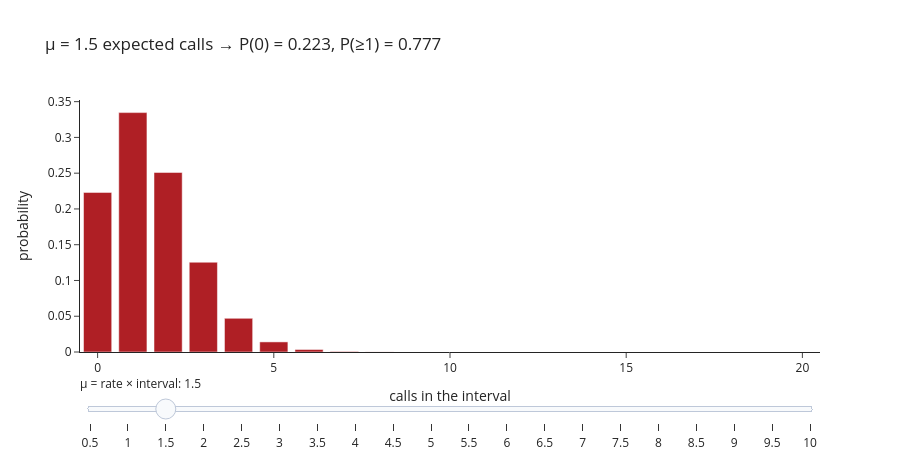

The cell this chart's notebook holds for it:
### Code cell
mus = np.round(np.arange(0.5, 10.01, 0.5), 1)
xs = np.arange(0, 21)
fig = go.Figure()
for m in mus:
    fig.add_bar(x=xs, y=stats.poisson.pmf(xs, m), marker_color=RED, visible=bool(m == 1.5), name=f"μ={m}", showlegend=False)
steps = [dict(method="update", label=f"{m:g}", args=[{"visible": [j == i for j in range(len(mus))]},
         {"title": f"μ = {m:g} expected calls → P(0) = {math.exp(-m):.3f}, P(≥1) = {1 - math.exp(-m):.3f}"}]) for i, m in enumerate(mus)]
fig.update_layout(template="simple_white", height=460, title="μ = 1.5 expected calls → P(0) = 0.223, P(≥1) = 0.777",
                  xaxis_title="calls in the interval", yaxis_title="probability",
                  sliders=[dict(active=int(np.where(mus == 1.5)[0][0]), steps=steps, currentvalue=dict(prefix="μ = rate × interval: "))])
fig.show()
print("Half an hour is μ = 1.5, a full hour μ = 3. Push μ to 10 and look: with a high rate the Poisson is a bell too.")

### Figure 1 — Plotly figure (JSON) as saved in the notebook; plotly's stock layout.template omitted (floating-point values rounded to 4 significant figures)
{"data": [{"marker": {"color": "#AF1F25"}, "name": "μ=0.5", "showlegend": false, "type": "bar", "visible": false, "x": [0, 1, 2, 3, 4, 5, 6, 7, 8, 9, 10, 11, 12, 13, 14, 15, 16, 17, 18, 19, 20], "y": [0.6065, 0.3033, 0.07582, 0.01264, 0.00158, 0.000158, 1.316e-05, 9.402e-07, 5.876e-08, 3.265e-09, 1.632e-10, 7.419e-12, 3.091e-13, 1.189e-14, 4.246e-16, 1.415e-17, 4.423e-19, 1.301e-20, 3.614e-22, 9.51e-24, 2.378e-25]}, {"marker": {"color": "#AF1F25"}, "name": "μ=1.0", "showlegend": false, "type": "bar", "visible": false, "x": [0, 1, 2, 3, 4, 5, 6, 7, 8, 9, 10, 11, 12, 13, 14, 15, 16, 17, 18, 19, 20], "y": [0.3679, 0.3679, 0.1839, 0.06131, 0.01533, 0.003066, 0.0005109, 7.299e-05, 9.124e-06, 1.014e-06, 1.014e-07, 9.216e-09, 7.68e-10, 5.908e-11, 4.22e-12, 2.813e-13, 1.758e-14, 1.034e-15, 5.746e-17, 3.024e-18, 1.512e-19]}, {"marker": {"color": "#AF1F25"}, "name": "μ=1.5", "showlegend": false, "type": "bar", "visible": true, "x": [0, 1, 2, 3, 4, 5, 6, 7, 8, 9, 10, 11, 12, 13, 14, 15, 16, 17, 18, 19, 20], "y": [0.2231, 0.3347, 0.251, 0.1255, 0.04707, 0.01412, 0.00353, 0.0007564, 0.0001418, 2.364e-05, 3.546e-06, 4.835e-07, 6.044e-08, 6.974e-09, 7.472e-10, 7.472e-11, 7.005e-12, 6.181e-13, 5.151e-14, 4.066e-15, 3.05e-16]}, {"marker": {"color": "#AF1F25"}, "name": "μ=2.0", "showlegend": false, "type": "bar", "visible": false, "x": [0, 1, 2, 3, 4, 5, 6, 7, 8, 9, 10, 11, 12, 13, 14, 15, 16, 17, 18, 19, 20], "y": [0.1353, 0.2707, 0.2707, 0.1804, 0.09022, 0.03609, 0.01203, 0.003437, 0.0008593, 0.0001909, 3.819e-05, 6.944e-06, 1.157e-06, 1.78e-07, 2.543e-08, 3.391e-09, 4.239e-10, 4.987e-11, 5.541e-12, 5.833e-13, 5.833e-14]}, {"marker": {"color": "#AF1F25"}, "name": "μ=2.5", "showlegend": false, "type": "bar", "visible": false, "x": [0, 1, 2, 3, 4, 5, 6, 7, 8, 9, 10, 11, 12, 13, 14, 15, 16, 17, 18, 19, 20], "y": [0.08208, 0.2052, 0.2565, 0.2138, 0.1336, 0.0668, 0.02783, 0.009941, 0.003106, 0.0008629, 0.0002157, 4.903e-05, 1.021e-05, 1.964e-06, 3.508e-07, 5.846e-08, 9.134e-09, 1.343e-09, 1.866e-10, 2.455e-11, 3.069e-12]}, {"marker": {"color": "#AF1F25"}, "name": "μ=3.0", "showlegend": false, "type": "bar", "visible": false, "x": [0, 1, 2, 3, 4, 5, 6, 7, 8, 9, 10, 11, 12, 13, 14, 15, 16, 17, 18, 19, 20], "y": [0.04979, 0.1494, 0.224, 0.224, 0.168, 0.1008, 0.05041, 0.0216, 0.008102, 0.002701, 0.0008102, 0.000221, 5.524e-05, 1.275e-05, 2.732e-06, 5.463e-07, 1.024e-07, 1.808e-08, 3.013e-09, 4.757e-10, 7.135e-11]}, {"marker": {"color": "#AF1F25"}, "name": "μ=3.5", "showlegend": false, "type": "bar", "visible": false, "x": [0, 1, 2, 3, 4, 5, 6, 7, 8, 9, 10, 11, 12, 13, 14, 15, 16, 17, 18, 19, 20], "y": [0.0302, 0.1057, 0.185, 0.2158, 0.1888, 0.1322, 0.0771, 0.03855, 0.01687, 0.006559, 0.002296, 0.0007304, 0.000213, 5.736e-05, 1.434e-05, 3.346e-06, 7.319e-07, 1.507e-07, 2.93e-08, 5.397e-09, 9.445e-10]}, {"marker": {"color": "#AF1F25"}, "name": "μ=4.0", "showlegend": false, "type": "bar", "visible": false, "x": [0, 1, 2, 3, 4, 5, 6, 7, 8, 9, 10, 11, 12, 13, 14, 15, 16, 17, 18, 19, 20], "y": [0.01832, 0.07326, 0.1465, 0.1954, 0.1954, 0.1563, 0.1042, 0.05954, 0.02977, 0.01323, 0.005292, 0.001925, 0.0006415, 0.0001974, 5.64e-05, 1.504e-05, 3.76e-06, 8.847e-07, 1.966e-07, 4.139e-08, 8.277e-09]}, {"marker": {"color": "#AF1F25"}, "name": "μ=4.5", "showlegend": false, "type": "bar", "visible": false, "x": [0, 1, 2, 3, 4, 5, 6, 7, 8, 9, 10, 11, 12, 13, 14, 15, 16, 17, 18, 19, 20], "y": [0.01111, 0.04999, 0.1125, 0.1687, 0.1898, 0.1708, 0.1281, 0.08236, 0.04633, 0.02316, 0.01042, 0.004264, 0.001599, 0.0005536, 0.0001779, 5.338e-05, 1.501e-05, 3.974e-06, 9.935e-07, 2.353e-07, 5.294e-08]}, {"marker": {"color": "#AF1F25"}, "name": "μ=5.0", "showlegend": false, "type": "bar", "visible": false, "x": [0, 1, 2, 3, 4, 5, 6, 7, 8, 9, 10, 11, 12, 13, 14, 15, 16, 17, 18, 19, 20], "y": [0.006738, 0.03369, 0.08422, 0.1404, 0.1755, 0.1755, 0.1462, 0.1044, 0.06528, 0.03627, 0.01813, 0.008242, 0.003434, 0.001321, 0.0004717, 0.0001572, 4.914e-05, 1.445e-05, 4.015e-06, 1.056e-06, 2.641e-07]}, {"marker": {"color": "#AF1F25"}, "name": "μ=5.5", "showlegend": false, "type": "bar", "visible": false, "x": [0, 1, 2, 3, 4, 5, 6, 7, 8, 9, 10, 11, 12, 13, 14, 15, 16, 17, 18, 19, 20], "y": [0.004087, 0.02248, 0.06181, 0.1133, 0.1558, 0.1714, 0.1571, 0.1234, 0.08487, 0.05187, 0.02853, 0.01426, 0.006537, 0.002766, 0.001087, 0.0003984, 0.000137, 4.431e-05, 1.354e-05, 3.919e-06, 1.078e-06]}, {"marker": {"color": "#AF1F25"}, "name": "μ=6.0", "showlegend": false, "type": "bar", "visible": false, "x": [0, 1, 2, 3, 4, 5, 6, 7, 8, 9, 10, 11, 12, 13, 14, 15, 16, 17, 18, 19, 20], "y": [0.002479, 0.01487, 0.04462, 0.08924, 0.1339, 0.1606, 0.1606, 0.1377, 0.1033, 0.06884, 0.0413, 0.02253, 0.01126, 0.005199, 0.002228, 0.0008913, 0.0003342, 0.000118, 3.932e-05, 1.242e-05, 3.725e-06]}, {"marker": {"color": "#AF1F25"}, "name": "μ=6.5", "showlegend": false, "type": "bar", "visible": false, "x": [0, 1, 2, 3, 4, 5, 6, 7, 8, 9, 10, 11, 12, 13, 14, 15, 16, 17, 18, 19, 20], "y": [0.001503, 0.009772, 0.03176, 0.06881, 0.1118, 0.1454, 0.1575, 0.1462, 0.1188, 0.08581, 0.05578, 0.03296, 0.01785, 0.008926, 0.004144, 0.001796, 0.0007296, 0.000279, 0.0001007, 3.446e-05, 1.12e-05]}, {"marker": {"color": "#AF1F25"}, "name": "μ=7.0", "showlegend": false, "type": "bar", "visible": false, "x": [0, 1, 2, 3, 4, 5, 6, 7, 8, 9, 10, 11, 12, 13, 14, 15, 16, 17, 18, 19, 20], "y": [0.0009119, 0.006383, 0.02234, 0.05213, 0.09123, 0.1277, 0.149, 0.149, 0.1304, 0.1014, 0.07098, 0.04517, 0.02635, 0.01419, 0.007094, 0.003311, 0.001448, 0.0005964, 0.0002319, 8.545e-05, 2.991e-05]}, {"marker": {"color": "#AF1F25"}, "name": "μ=7.5", "showlegend": false, "type": "bar", "visible": false, "x": [0, 1, 2, 3, 4, 5, 6, 7, 8, 9, 10, 11, 12, 13, 14, 15, 16, 17, 18, 19, 20], "y": [0.0005531, 0.004148, 0.01556, 0.03889, 0.07292, 0.1094, 0.1367, 0.1465, 0.1373, 0.1144, 0.08583, 0.05852, 0.03658, 0.0211, 0.0113, 0.005652, 0.002649, 0.001169, 0.000487, 0.0001922, 7.209e-05]}, {"marker": {"color": "#AF1F25"}, "name": "μ=8.0", "showlegend": false, "type": "bar", "visible": false, "x": [0, 1, 2, 3, 4, 5, 6, 7, 8, 9, 10, 11, 12, 13, 14, 15, 16, 17, 18, 19, 20], "y": [0.0003355, 0.002684, 0.01073, 0.02863, 0.05725, 0.0916, 0.1221, 0.1396, 0.1396, 0.1241, 0.09926, 0.07219, 0.04813, 0.02962, 0.01692, 0.009026, 0.004513, 0.002124, 0.0009439, 0.0003974, 0.000159]}, {"marker": {"color": "#AF1F25"}, "name": "μ=8.5", "showlegend": false, "type": "bar", "visible": false, "x": [0, 1, 2, 3, 4, 5, 6, 7, 8, 9, 10, 11, 12, 13, 14, 15, 16, 17, 18, 19, 20], "y": [0.0002035, 0.001729, 0.00735, 0.02083, 0.04425, 0.07523, 0.1066, 0.1294, 0.1375, 0.1299, 0.1104, 0.0853, 0.06042, 0.03951, 0.02399, 0.01359, 0.007221, 0.00361, 0.001705, 0.0007627, 0.0003242]}, {"marker": {"color": "#AF1F25"}, "name": "μ=9.0", "showlegend": false, "type": "bar", "visible": false, "x": [0, 1, 2, 3, 4, 5, 6, 7, 8, 9, 10, 11, 12, 13, 14, 15, 16, 17, 18, 19, 20], "y": [0.0001234, 0.001111, 0.004998, 0.01499, 0.03374, 0.06073, 0.09109, 0.1171, 0.1318, 0.1318, 0.1186, 0.09702, 0.07277, 0.05038, 0.03238, 0.01943, 0.01093, 0.005786, 0.002893, 0.00137, 0.0006167]}, {"marker": {"color": "#AF1F25"}, "name": "μ=9.5", "showlegend": false, "type": "bar", "visible": false, "x": [0, 1, 2, 3, 4, 5, 6, 7, 8, 9, 10, 11, 12, 13, 14, 15, 16, 17, 18, 19, 20], "y": [7.485e-05, 0.0007111, 0.003378, 0.0107, 0.0254, 0.04827, 0.07642, 0.1037, 0.1232, 0.13, 0.1235, 0.1067, 0.08444, 0.06171, 0.04187, 0.02652, 0.01575, 0.008799, 0.004644, 0.002322, 0.001103]}, {"marker": {"color": "#AF1F25"}, "name": "μ=10.0", "showlegend": false, "type": "bar", "visible": false, "x": [0, 1, 2, 3, 4, 5, 6, 7, 8, 9, 10, 11, 12, 13, 14, 15, 16, 17, 18, 19, 20], "y": [4.54e-05, 0.000454, 0.00227, 0.007567, 0.01892, 0.03783, 0.06306, 0.09008, 0.1126, 0.1251, 0.1251, 0.1137, 0.09478, 0.07291, 0.05208, 0.03472, 0.0217, 0.01276, 0.007091, 0.003732, 0.001866]}], "layout": {"height": 460, "sliders": [{"active": 2, "currentvalue": {"prefix": "μ = rate × interval: "}, "steps": [{"args": [{"visible": [true, false, false, false, false, false, false, false, false, false, false, false, false, false, false, false, false, false, false, false]}, {"title": "μ = 0.5 expected calls → P(0) = 0.607, P(≥1) = 0.393"}], "label": "0.5", "method": "update"}, {"args": [{"visible": [false, true, false, false, false, false, false, false, false, false, false, false, false, false, false, false, false, false, false, false]}, {"title": "μ = 1 expected calls → P(0) = 0.368, P(≥1) = 0.632"}], "label": "1", "method": "update"}, {"args": [{"visible": [false, false, true, false, false, false, false, false, false, false, false, false, false, false, false, false, false, false, false, false]}, {"title": "μ = 1.5 expected calls → P(0) = 0.223, P(≥1) = 0.777"}], "label": "1.5", "method": "update"}, {"args": [{"visible": [false, false, false, true, false, false, false, false, false, false, false, false, false, false, false, false, false, false, false, false]}, {"title": "μ = 2 expected calls → P(0) = 0.135, P(≥1) = 0.865"}], "label": "2", "method": "update"}, {"args": [{"visible": [false, false, false, false, true, false, false, false, false, false, false, false, false, false, false, false, false, false, false, false]}, {"title": "μ = 2.5 expected calls → P(0) = 0.082, P(≥1) = 0.918"}], "label": "2.5", "method": "update"}, {"args": [{"visible": [false, false, false, false, false, true, false, false, false, false, false, false, false, false, false, false, false, false, false, false]}, {"title": "μ = 3 expected calls → P(0) = 0.050, P(≥1) = 0.950"}], "label": "3", "method": "update"}, {"args": [{"visible": [false, false, false, false, false, false, true, false, false, false, false, false, false, false, false, false, false, false, false, false]}, {"title": "μ = 3.5 expected calls → P(0) = 0.030, P(≥1) = 0.970"}], "label": "3.5", "method": "update"}, {"args": [{"visible": [false, false, false, false, false, false, false, true, false, false, false, false, false, false, false, false, false, false, false, false]}, {"title": "μ = 4 expected calls → P(0) = 0.018, P(≥1) = 0.982"}], "label": "4", "method": "update"}, {"args": [{"visible": [false, false, false, false, false, false, false, false, true, false, false, false, false, false, false, false, false, false, false, false]}, {"title": "μ = 4.5 expected calls → P(0) = 0.011, P(≥1) = 0.989"}], "label": "4.5", "method": "update"}, {"args": [{"visible": [false, false, false, false, false, false, false, false, false, true, false, false, false, false, false, false, false, false, false, false]}, {"title": "μ = 5 expected calls → P(0) = 0.007, P(≥1) = 0.993"}], "label": "5", "method": "update"}, {"args": [{"visible": [false, false, false, false, false, false, false, false, false, false, true, false, false, false, false, false, false, false, false, false]}, {"title": "μ = 5.5 expected calls → P(0) = 0.004, P(≥1) = 0.996"}], "label": "5.5", "method": "update"}, {"args": [{"visible": [false, false, false, false, false, false, false, false, false, false, false, true, false, false, false, false, false, false, false, false]}, {"title": "μ = 6 expected calls → P(0) = 0.002, P(≥1) = 0.998"}], "label": "6", "method": "update"}, {"args": [{"visible": [false, false, false, false, false, false, false, false, false, false, false, false, true, false, false, false, false, false, false, false]}, {"title": "μ = 6.5 expected calls → P(0) = 0.002, P(≥1) = 0.998"}], "label": "6.5", "method": "update"}, {"args": [{"visible": [false, false, false, false, false, false, false, false, false, false, false, false, false, true, false, false, false, false, false, false]}, {"title": "μ = 7 expected calls → P(0) = 0.001, P(≥1) = 0.999"}], "label": "7", "method": "update"}, {"args": [{"visible": [false, false, false, false, false, false, false, false, false, false, false, false, false, false, true, false, false, false, false, false]}, {"title": "μ = 7.5 expected calls → P(0) = 0.001, P(≥1) = 0.999"}], "label": "7.5", "method": "update"}, {"args": [{"visible": [false, false, false, false, false, false, false, false, false, false, false, false, false, false, false, true, false, false, false, false]}, {"title": "μ = 8 expected calls → P(0) = 0.000, P(≥1) = 1.000"}], "label": "8", "method": "update"}, {"args": [{"visible": [false, false, false, false, false, false, false, false, false, false, false, false, false, false, false, false, true, false, false, false]}, {"title": "μ = 8.5 expected calls → P(0) = 0.000, P(≥1) = 1.000"}], "label": "8.5", "method": "update"}, {"args": [{"visible": [false, false, false, false, false, false, false, false, false, false, false, false, false, false, false, false, false, true, false, false]}, {"title": "μ = 9 expected calls → P(0) = 0.000, P(≥1) = 1.000"}], "label": "9", "method": "update"}, {"args": [{"visible": [false, false, false, false, false, false, false, false, false, false, false, false, false, false, false, false, false, false, true, false]}, {"title": "μ = 9.5 expected calls → P(0) = 0.000, P(≥1) = 1.000"}], "label": "9.5", "method": "update"}, {"args": [{"visible": [false, false, false, false, false, false, false, false, false, false, false, false, false, false, false, false, false, false, false, true]}, {"title": "μ = 10 expected calls → P(0) = 0.000, P(≥1) = 1.000"}], "label": "10", "method": "update"}]}], "title": {"text": "μ = 1.5 expected calls → P(0) = 0.223, P(≥1) = 0.777"}, "xaxis": {"title": {"text": "calls in the interval"}}, "yaxis": {"title": {"text": "probability"}}}}
